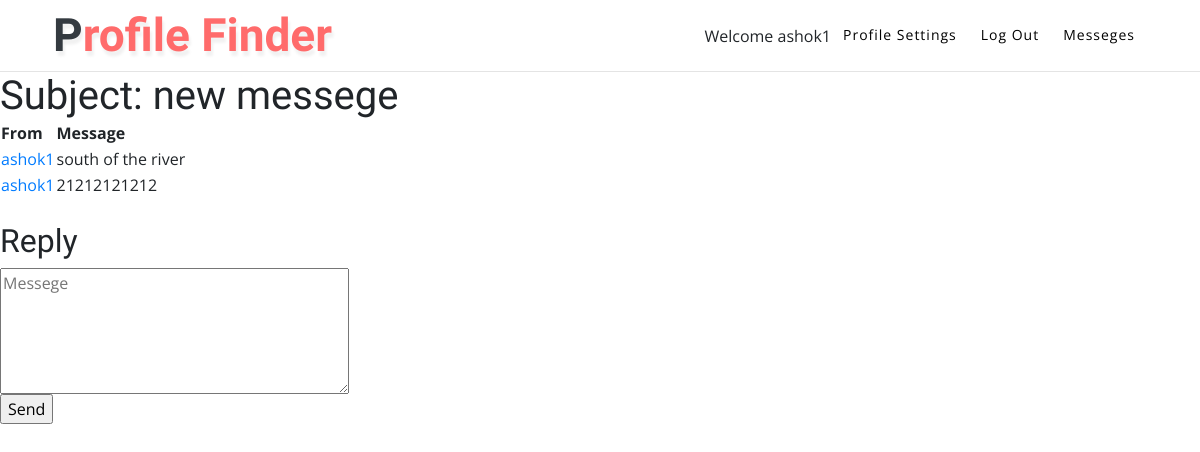
/admin/read_pm.php?id=1 (signed in), run on the app's committed database.
### tables this page shows
CREATE TABLE IF NOT EXISTS `pm` (
  `id` bigint(20) NOT NULL,
  `id2` int(11) NOT NULL,
  `title` varchar(256) NOT NULL,
  `user1` bigint(20) NOT NULL,
  `user2` varchar(20) DEFAULT NULL,
  `message` text NOT NULL,
  `timestam` varchar(10) DEFAULT NULL,
  `user1read` varchar(3) NOT NULL,
  `user2read` varchar(3) NOT NULL
);

CREATE TABLE IF NOT EXISTS `users` (
  `id` mediumint(9) NOT NULL AUTO_INCREMENT,
  `username` varchar(255) NOT NULL,
  `password` varchar(255) NOT NULL,
  `email` varchar(255) NOT NULL,
  `avatar` text,
  `signup_date` int(10) DEFAULT NULL,
  PRIMARY KEY (`id`)
);

### admin/read_pm.php (the view, shortened to what this page needs)
<?php
include('connect.php');
$id_user = $_SESSION['userid'];
?>
<!DOCTYPE html PUBLIC "-//W3C//DTD XHTML 1.0 Transitional//EN" "http://www.w3.org/TR/xhtml1/DTD/xhtml1-transitional.dtd">
<html xmlns="http://www.w3.org/1999/xhtml">
    <head>
    </head>
    <body>
<?php
if(isset($_SESSION['username']))
{
if(isset($_GET['id']))
{
$id = intval($_GET['id']);
$query = "SELECT title, user1, user2 from pm where id='$id' and id2='1'";
$req1 = mysqli_query($con,$query);
$dn1 = mysqli_fetch_array($req1);
if(mysqli_num_rows($req1)==1)
{
if($dn1['user1']==$_SESSION['userid'] or $dn1['user2']==$_SESSION['userid'])
{
if($dn1['user1']==$_SESSION['userid'])
{
	$query = "UPDATE pm set user1read='yes' where id='$id' and id2='1'";
	mysqli_query($con,$query);
	$user_partic = 2;
}
else
{
	$query = "UPDATE pm set user2read='yes' where id='$id' and id2='1'";
	mysqli_query($con,$query);
	$user_partic = 1;
}
$query = "SELECT pm.timestam, pm.message, users.id as userid, users.username, users.avatar from pm, users where pm.id='$id' and users.id=pm.user1 order by pm.id2";
$req2 = mysqli_query($con,$query);
if(isset($_POST['message']) and $_POST['message']!='')
{
	$message = $_POST['message'];
	if(get_magic_quotes_gpc())
	{
		$message = stripslashes($message);
	}
	$message = mysqli_real_escape_string($con,nl2br(htmlentities($message, ENT_QUOTES, 'UTF-8')));
	$reply = intval(mysqli_num_rows($req2))+1;
	$query1 = "INSERT into pm (id, id2, title, user1, user2, message, timestam, user1read, user2read)values('$id','$reply', '','$id_user', '','$message','time()', '', '')";
	$query2 = "UPDATE pm set user{$user_partic}read='yes' where id='$id' and id2='1'";
	if(mysqli_query($con,$query1) and mysqli_query($con,$query2))
	{
?>
<div class="message">Your message has successfully been sent.<br />
<a href="read_pm.php?id=<?php echo $id; ?>">Go to the discussion</a></div>
<?php
	}
	else
	{
?>
<div class="message">An error occurred while sending the message.<br />
<a href="read_pm.php?id=<?php echo $id; ?>">Go to the discussion</a></div>
<?php
	}
}
else
{
?>
<?php include('header.php');
echo '<br>';
echo '<br>';
echo '<br>';
?>
<div class="content">
<h1>Subject:&nbsp<?php echo $dn1['title']; ?></h1>
<table class="messages_table">
	<tr>
    	<th class="author">From</th>
        <th>Message</th>
    </tr>
<?php
while($dn2 = mysqli_fetch_array($req2))
{
?>
	<tr>
    	<td class="author center">
			<a href="profile.php?id=<?php echo $dn2['userid']; ?>"><?php echo $dn2['username']; ?></a>
		</td>
		<td class="left">
		    <?php echo $dn2['message']; ?>
		</td>
    </tr>
<?php
}
?>
</table><br />
<h2>Reply</h2>
<div class="center">
    <form action="read_pm.php?id=<?php echo $id; ?>" method="post">
    	<label for="message" class="center"></label><br />
        <textarea cols="40" rows="5" name="message" id="message" placeholder="Messege"></textarea><br />
        <input type="submit" value="Send" />
    </form>
</div>
</div>
<?php
}
}
else
{
	echo '<div class="message">You dont have the rights to access this page.</div>';
}
}
else
{
	echo '<div class="message">This discussion does not exists.</div>';
}
}
else
{
	echo '<div class="message">The discussion ID is not defined.</div>';
}
}
else
{
	echo '<div class="message">You must be logged to access this page.</div>';
}
?>
	</body>
</html>

### admin/css/style.css (style rules this page uses)
body { padding: 0; margin: 0; background: #FFF; font-family: 'Open Sans', sans-serif; }
body button, .btn, body a { transition: 0.5s all; -webkit-transition: 0.5s all; -moz-transition: 0.5s all; -o-transition: 0.5s all; -ms-transition: 0.5s all; }
html { scroll-behavior: smooth; }
h1, h2, h3, h4, h5, h6 { margin: 0; padding: 0; font-family: 'Roboto Condensed', sans-serif; }

### data on the page
pm: title "new messege", users.username "ashok1", message "south of the river"
pm: users.username "ashok1", message "21212121212"

### other printed values
$_SESSION['username'] "ashok1"
